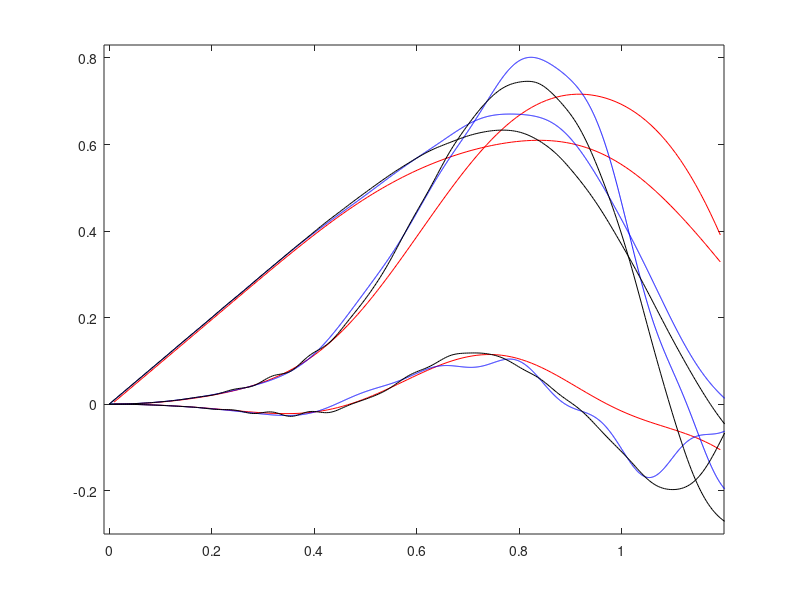

MATLAB code for this plot:
clear;    
ss1=load('C_1_1_121_matlab.txt');
ss2=load('C_1_2_121_matlab.txt');
ss3=load('C_2_2_121_matlab.txt');
ss8=load('output_C_11_r_8.txt');
ss9=load('output_C_41_r_8.txt');
ss4=load('Cauchy_stresses_1_1_MIDDLE_SPECTACULAR_lamped_mass.txt');
ss5=load('Cauchy_stresses_1_2_MIDDLE_SPECTACULAR_lamped_mass.txt');
ss6=load('Cauchy_stresses_2_2_MIDDLE_SPECTACULAR_lamped_mass.txt');
ss7=load('time.txt');
plot(ss8(:,4), ss8(:,1),'r',ss8(:,4), ss8(:,3),'r',ss8(:,4), ss8(:,2),'r',ss9(:,4),ss9(:,3),'b',ss9(:,4),ss9(:,2),'b',ss9(:,4),ss9(:,1),'b',ss5(:,2),ss5(:,3),'k',ss4(:,2), ss4(:,3),'k',ss6(:,2), ss6(:,3),'k');
axis([-0.01 1.2 -0.3 0.83]); 

